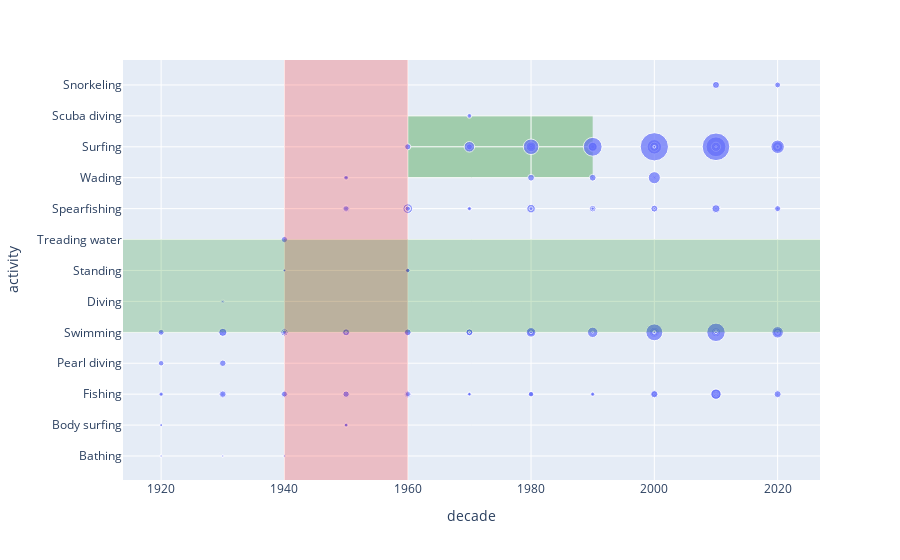

Notebook code for this chart:
### Code cell
fig = px.scatter(
    summary,
    x="decade",
    y="activity",
    size="count",
)
fig.add_shape(
    type="rect",
    x0=1960,
    x1=1990,
    y0=9,
    y1=11,
    fillcolor="green",
    opacity=0.3,
    line_width=0,
    layer="below"
)
fig.add_vrect(x0= 1940, x1=1960, line_width=0, fillcolor="red", opacity=0.2)
fig.add_hrect(y0=4, y1=7, line_width=0, fillcolor="green", opacity=0.2)
fig.show()

### Figure 1 — Plotly figure (JSON) as saved in the notebook; plotly's stock layout.template omitted (floating-point values rounded to 4 significant figures; data arrays with more than 128 entries replaced by an {"elided": "..."} marker saying what was removed)
{"data": [{"hovertemplate": "decade=%{x}<br>activity=%{y}<br>count=%{marker.size}<extra></extra>", "legendgroup": "", "marker": {"color": "#636efa", "size": {"elided": "551 int values"}, "sizemode": "area", "sizeref": 0.52, "symbol": "circle"}, "mode": "markers", "name": "", "orientation": "h", "showlegend": false, "type": "scatter", "x": {"elided": "551 int values"}, "xaxis": "x", "y": {"elided": "551 str values"}, "yaxis": "y"}], "layout": {"legend": {"itemsizing": "constant", "tracegroupgap": 0}, "margin": {"t": 60}, "shapes": [{"fillcolor": "green", "layer": "below", "line": {"width": 0}, "opacity": 0.3, "type": "rect", "x0": 1960, "x1": 1990, "y0": 9, "y1": 11}, {"fillcolor": "red", "line": {"width": 0}, "opacity": 0.2, "type": "rect", "x0": 1940, "x1": 1960, "xref": "x", "y0": 0, "y1": 1, "yref": "y domain"}, {"fillcolor": "green", "line": {"width": 0}, "opacity": 0.2, "type": "rect", "x0": 0, "x1": 1, "xref": "x domain", "y0": 4, "y1": 7, "yref": "y"}], "xaxis": {"anchor": "y", "domain": [0, 1], "title": {"text": "decade"}}, "yaxis": {"anchor": "x", "domain": [0, 1], "title": {"text": "activity"}}}}
